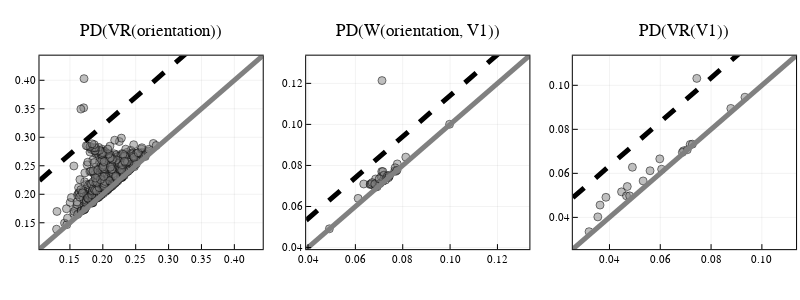

Write notebook code for a chart like this one.
### Markdown cell above
Plot persistence diagrams

### Code cell
# get all barcodes
barcode_VR_V1 = barcode(VR_V1, dim = 1)
barcode_VR_O = barcode(VR_O, dim = 1)
#barcode_W_ori_V1 = barcode(C_W_orientation_V1, dim = dim) # or barcode(W_ori_V1["eirene_output"], dim = dim )

# plot all persistence diagrams & significance feature cutoff
selected_V1, cutoff_V1 = select_persistent_intervals_IQR(barcode_VR_V1)
p1 = plot_PD(barcode_VR_V1; cutoff = cutoff_V1,  title = "PD(VR(orientation))", titlefontsize = 12)

selected_W_ori_V1, cutoff_W_ori_V1 = select_persistent_intervals_IQR(barcode_W_ori_V1)
p2 = plot_PD(barcode_W_ori_V1; cutoff = cutoff_W_ori_V1, title = "PD(W(orientation, V1))", titlefontsize = 12)

selected_ori, cutoff_ori = select_persistent_intervals_IQR(barcode_VR_O)
p3 = plot_PD(barcode_VR_O; cutoff = cutoff_ori, title = "PD(VR(V1))", titlefontsize = 12)


plot(p1, p2, p3, layout = grid(1,3), size = (800, 300))

### Figure 1 — Plotly figure (JSON) as saved in the notebook; plotly's stock layout.template omitted (floating-point values rounded to 4 significant figures; data arrays with more than 128 entries replaced by an {"elided": "..."} marker saying what was removed)
{"data": [{"colorbar": {"title": ""}, "legendgroup": "", "marker": {"color": "rgba(128, 128, 128, 0.500)", "line": {"color": "rgba(0, 0, 0, 0.500)", "width": 1}, "size": 8, "symbol": "circle"}, "mode": "markers", "name": "", "showlegend": false, "type": "scatter", "x": {"elided": "596 float values"}, "xaxis": "x1", "y": {"elided": "596 float values"}, "yaxis": "y1", "zmax": null, "zmin": null}, {"colorbar": {"title": ""}, "legendgroup": "", "line": {"color": "rgba(128, 128, 128, 1.000)", "dash": "solid", "shape": "linear", "width": 5}, "mode": "lines", "name": "", "showlegend": false, "type": "scatter", "x": [0.1037, 0.4432], "xaxis": "x1", "y": [0.1037, 0.4432], "yaxis": "y1", "zmax": null, "zmin": null}, {"colorbar": {"title": ""}, "hoverinfo": "none", "legendgroup": "", "line": {"color": "rgba(0, 0, 0, 1.000)", "dash": "dash", "shape": "linear", "width": 5}, "mode": "lines", "name": "", "showlegend": false, "type": "scatter", "x": [0.1037, 0.1059, 0.1264, 0.1387, 0.149, 0.1603, 0.1707, 0.1819, 0.1948, 0.2062, 0.2163, 0.2273, 0.2383, 0.2505, 0.2621, 0.2742, 0.2844, 0.2968, 0.3082, 0.3186, 0.3293, 0.3412, 0.352, 0.3644, 0.3758, 0.3871, 0.3981, 0.4093, 0.4216, 0.4395, 0.4432], "xaxis": "x1", "y": [0.2241, 0.2263, 0.2468, 0.259, 0.2694, 0.2807, 0.2911, 0.3022, 0.3151, 0.3266, 0.3367, 0.3477, 0.3587, 0.3709, 0.3825, 0.3946, 0.4048, 0.4172, 0.4285, 0.439, 0.4497, 0.4616, 0.4724, 0.4847, 0.4962, 0.5075, 0.5184, 0.5297, 0.542, 0.5599, 0.5635], "yaxis": "y1", "zmax": null, "zmin": null}, {"colorbar": {"title": ""}, "legendgroup": "", "marker": {"color": "rgba(128, 128, 128, 0.500)", "line": {"color": "rgba(0, 0, 0, 0.500)", "width": 1}, "size": 8, "symbol": "circle"}, "mode": "markers", "name": "", "showlegend": false, "type": "scatter", "x": [0.0692, 0.07164, 0.07184, 0.07274, 0.07416, 0.07431, 0.07661, 0.07705, 0.08129, 0.06116, 0.06352, 0.06633, 0.068, 0.06839, 0.06854, 0.06874, 0.07039, 0.0709, 0.07113, 0.07162, 0.07207, 0.07357, 0.07395, 0.07771, 0.04902, 0.06625, 0.06674, 0.06709, 0.06821, 0.07006, 0.07433, 0.07679, 0.07759, 0.09977, 0.07125], "xaxis": "x2", "y": [0.06964, 0.07233, 0.07294, 0.07287, 0.07462, 0.07469, 0.07742, 0.07712, 0.08405, 0.06396, 0.07096, 0.07096, 0.07125, 0.06939, 0.0734, 0.07023, 0.07118, 0.07462, 0.07705, 0.077, 0.07527, 0.07493, 0.07401, 0.08074, 0.04913, 0.07069, 0.0709, 0.07164, 0.07089, 0.07346, 0.07519, 0.07887, 0.07765, 0.1001, 0.1214], "yaxis": "y2", "zmax": null, "zmin": null}, {"colorbar": {"title": ""}, "legendgroup": "", "line": {"color": "rgba(128, 128, 128, 1.000)", "dash": "solid", "shape": "linear", "width": 5}, "mode": "lines", "name": "", "showlegend": false, "type": "scatter", "x": [0.03921, 0.1335], "xaxis": "x2", "y": [0.03921, 0.1335], "yaxis": "y2", "zmax": null, "zmin": null}, {"colorbar": {"title": ""}, "hoverinfo": "none", "legendgroup": "", "line": {"color": "rgba(0, 0, 0, 1.000)", "dash": "dash", "shape": "linear", "width": 5}, "mode": "lines", "name": "", "showlegend": false, "type": "scatter", "x": [0.03921, 0.03983, 0.0455, 0.04891, 0.0518, 0.05493, 0.05782, 0.06091, 0.0645, 0.06769, 0.07049, 0.07353, 0.0766, 0.07999, 0.08321, 0.08657, 0.08939, 0.09284, 0.09599, 0.09891, 0.1019, 0.1052, 0.1082, 0.1116, 0.1148, 0.1179, 0.121, 0.1241, 0.1275, 0.1325, 0.1335], "xaxis": "x2", "y": [0.05328, 0.05389, 0.05957, 0.06298, 0.06586, 0.06899, 0.07188, 0.07498, 0.07857, 0.08175, 0.08455, 0.0876, 0.09066, 0.09405, 0.09728, 0.1006, 0.1035, 0.1069, 0.1101, 0.113, 0.1159, 0.1192, 0.1222, 0.1257, 0.1289, 0.132, 0.135, 0.1382, 0.1416, 0.1465, 0.1476], "yaxis": "y2", "zmax": null, "zmin": null}, {"colorbar": {"title": ""}, "legendgroup": "", "marker": {"color": "rgba(128, 128, 128, 0.500)", "line": {"color": "rgba(0, 0, 0, 0.500)", "width": 1}, "size": 8, "symbol": "circle"}, "mode": "markers", "name": "", "showlegend": false, "type": "scatter", "x": [0.05325, 0.06916, 0.07063, 0.07178, 0.07264, 0.08778, 0.03196, 0.03541, 0.03629, 0.0386, 0.04475, 0.04668, 0.04795, 0.04902, 0.05598, 0.05981, 0.06053, 0.06869, 0.09334, 0.04701, 0.07438], "xaxis": "x3", "y": [0.05655, 0.07023, 0.07073, 0.07314, 0.07325, 0.0895, 0.03351, 0.04023, 0.04559, 0.04912, 0.0516, 0.04978, 0.04978, 0.06278, 0.06119, 0.06658, 0.06188, 0.06953, 0.09459, 0.05402, 0.1031], "yaxis": "y3", "zmax": null, "zmin": null}, {"colorbar": {"title": ""}, "legendgroup": "", "line": {"color": "rgba(128, 128, 128, 1.000)", "dash": "solid", "shape": "linear", "width": 5}, "mode": "lines", "name": "", "showlegend": false, "type": "scatter", "x": [0.02557, 0.1135], "xaxis": "x3", "y": [0.02557, 0.1135], "yaxis": "y3", "zmax": null, "zmin": null}, {"colorbar": {"title": ""}, "hoverinfo": "none", "legendgroup": "", "line": {"color": "rgba(0, 0, 0, 1.000)", "dash": "dash", "shape": "linear", "width": 5}, "mode": "lines", "name": "", "showlegend": false, "type": "scatter", "x": [0.02557, 0.02614, 0.03143, 0.03461, 0.0373, 0.04022, 0.04291, 0.0458, 0.04914, 0.05212, 0.05472, 0.05756, 0.06042, 0.06358, 0.06659, 0.06972, 0.07235, 0.07556, 0.0785, 0.08122, 0.08398, 0.08706, 0.08986, 0.09306, 0.09602, 0.09895, 0.1018, 0.1047, 0.1079, 0.1125, 0.1135], "xaxis": "x3", "y": [0.04895, 0.04952, 0.05481, 0.05799, 0.06068, 0.0636, 0.06629, 0.06918, 0.07252, 0.07549, 0.0781, 0.08094, 0.0838, 0.08696, 0.08997, 0.09309, 0.09573, 0.09894, 0.1019, 0.1046, 0.1074, 0.1104, 0.1132, 0.1164, 0.1194, 0.1223, 0.1252, 0.1281, 0.1313, 0.1359, 0.1368], "yaxis": "y3", "zmax": null, "zmin": null}], "layout": {"annotations": [{"font": {"color": "rgba(0, 0, 0, 1.000)", "family": "sans-serif", "size": 17}, "rotation": 0, "showarrow": false, "text": "PD(VR(orientation))", "x": 0.1889, "xanchor": "center", "xref": "paper", "y": 1, "yanchor": "top", "yref": "paper"}, {"font": {"color": "rgba(0, 0, 0, 1.000)", "family": "sans-serif", "size": 17}, "rotation": 0, "showarrow": false, "text": "PD(W(orientation, V1))", "x": 0.5222, "xanchor": "center", "xref": "paper", "y": 1, "yanchor": "top", "yref": "paper"}, {"font": {"color": "rgba(0, 0, 0, 1.000)", "family": "sans-serif", "size": 17}, "rotation": 0, "showarrow": false, "text": "PD(VR(V1))", "x": 0.8556, "xanchor": "center", "xref": "paper", "y": 1, "yanchor": "top", "yref": "paper"}], "height": 300, "legend": {"bgcolor": "rgba(255, 255, 255, 1.000)", "bordercolor": "rgba(0, 0, 0, 1.000)", "borderwidth": 1, "font": {"color": "rgba(0, 0, 0, 1.000)", "family": "sans-serif", "size": 11}, "title": {"font": {"color": "rgba(0, 0, 0, 1.000)", "family": "sans-serif", "size": 15}, "text": ""}, "tracegroupgap": 0, "traceorder": "normal", "x": 1, "xanchor": "right", "y": 0.07, "yanchor": "bottom"}, "margin": {"b": 20, "l": 0, "r": 0, "t": 20}, "paper_bgcolor": "rgba(255, 255, 255, 1.000)", "plot_bgcolor": "rgba(255, 255, 255, 1.000)", "showlegend": true, "width": 800, "xaxis1": {"anchor": "y1", "domain": [0.04937, 0.3284], "gridcolor": "rgba(0, 0, 0, 0.100)", "gridwidth": 0.5, "linecolor": "rgba(0, 0, 0, 1.000)", "mirror": true, "range": [0.1037, 0.4432], "showgrid": true, "showline": true, "showticklabels": true, "tickangle": 0, "tickcolor": "rgb(0, 0, 0)", "tickfont": {"color": "rgba(0, 0, 0, 1.000)", "family": "sans-serif", "size": 11}, "tickmode": "array", "ticks": "inside", "ticktext": ["0.15", "0.20", "0.25", "0.30", "0.35", "0.40"], "tickvals": [0.15, 0.2, 0.25, 0.3, 0.35, 0.4], "title": "", "titlefont": {"color": "rgba(0, 0, 0, 1.000)", "family": "sans-serif", "size": 15}, "type": "-", "visible": true, "zeroline": false, "zerolinecolor": "rgba(0, 0, 0, 1.000)"}, "xaxis2": {"anchor": "y2", "domain": [0.3827, 0.6617], "gridcolor": "rgba(0, 0, 0, 0.100)", "gridwidth": 0.5, "linecolor": "rgba(0, 0, 0, 1.000)", "mirror": true, "range": [0.03921, 0.1335], "showgrid": true, "showline": true, "showticklabels": true, "tickangle": 0, "tickcolor": "rgb(0, 0, 0)", "tickfont": {"color": "rgba(0, 0, 0, 1.000)", "family": "sans-serif", "size": 11}, "tickmode": "array", "ticks": "inside", "ticktext": ["0.04", "0.06", "0.08", "0.10", "0.12"], "tickvals": [0.04, 0.06, 0.08, 0.1, 0.12], "title": "", "titlefont": {"color": "rgba(0, 0, 0, 1.000)", "family": "sans-serif", "size": 15}, "type": "-", "visible": true, "zeroline": false, "zerolinecolor": "rgba(0, 0, 0, 1.000)"}, "xaxis3": {"anchor": "y3", "domain": [0.716, 0.9951], "gridcolor": "rgba(0, 0, 0, 0.100)", "gridwidth": 0.5, "linecolor": "rgba(0, 0, 0, 1.000)", "mirror": true, "range": [0.02557, 0.1135], "showgrid": true, "showline": true, "showticklabels": true, "tickangle": 0, "tickcolor": "rgb(0, 0, 0)", "tickfont": {"color": "rgba(0, 0, 0, 1.000)", "family": "sans-serif", "size": 11}, "tickmode": "array", "ticks": "inside", "ticktext": ["0.04", "0.06", "0.08", "0.10"], "tickvals": [0.04, 0.06, 0.08, 0.1], "title": "", "titlefont": {"color": "rgba(0, 0, 0, 1.000)", "family": "sans-serif", "size": 15}, "type": "-", "visible": true, "zeroline": false, "zerolinecolor": "rgba(0, 0, 0, 1.000)"}, "yaxis1": {"anchor": "x1", "domain": [0.1187, 0.8628], "gridcolor": "rgba(0, 0, 0, 0.100)", "gridwidth": 0.5, "linecolor": "rgba(0, 0, 0, 1.000)", "mirror": true, "range": [0.1037, 0.4432], "showgrid": true, "showline": true, "showticklabels": true, "tickangle": 0, "tickcolor": "rgb(0, 0, 0)", "tickfont": {"color": "rgba(0, 0, 0, 1.000)", "family": "sans-serif", "size": 11}, "tickmode": "array", "ticks": "inside", "ticktext": ["0.15", "0.20", "0.25", "0.30", "0.35", "0.40"], "tickvals": [0.15, 0.2, 0.25, 0.3, 0.35, 0.4], "title": "", "titlefont": {"color": "rgba(0, 0, 0, 1.000)", "family": "sans-serif", "size": 15}, "type": "-", "visible": true, "zeroline": false, "zerolinecolor": "rgba(0, 0, 0, 1.000)"}, "yaxis2": {"anchor": "x2", "domain": [0.1187, 0.8628], "gridcolor": "rgba(0, 0, 0, 0.100)", "gridwidth": 0.5, "linecolor": "rgba(0, 0, 0, 1.000)", "mirror": true, "range": [0.03921, 0.1335], "showgrid": true, "showline": true, "showticklabels": true, "tickangle": 0, "tickcolor": "rgb(0, 0, 0)", "tickfont": {"color": "rgba(0, 0, 0, 1.000)", "family": "sans-serif", "size": 11}, "tickmode": "array", "ticks": "inside", "ticktext": ["0.04", "0.06", "0.08", "0.10", "0.12"], "tickvals": [0.04, 0.06, 0.08, 0.1, 0.12], "title": "", "titlefont": {"color": "rgba(0, 0, 0, 1.000)", "family": "sans-serif", "size": 15}, "type": "-", "visible": true, "zeroline": false, "zerolinecolor": "rgba(0, 0, 0, 1.000)"}, "yaxis3": {"anchor": "x3", "domain": [0.1187, 0.8628], "gridcolor": "rgba(0, 0, 0, 0.100)", "gridwidth": 0.5, "linecolor": "rgba(0, 0, 0, 1.000)", "mirror": true, "range": [0.02557, 0.1135], "showgrid": true, "showline": true, "showticklabels": true, "tickangle": 0, "tickcolor": "rgb(0, 0, 0)", "tickfont": {"color": "rgba(0, 0, 0, 1.000)", "family": "sans-serif", "size": 11}, "tickmode": "array", "ticks": "inside", "ticktext": ["0.04", "0.06", "0.08", "0.10"], "tickvals": [0.04, 0.06, 0.08, 0.1], "title": "", "titlefont": {"color": "rgba(0, 0, 0, 1.000)", "family": "sans-serif", "size": 15}, "type": "-", "visible": true, "zeroline": false, "zerolinecolor": "rgba(0, 0, 0, 1.000)"}}}
